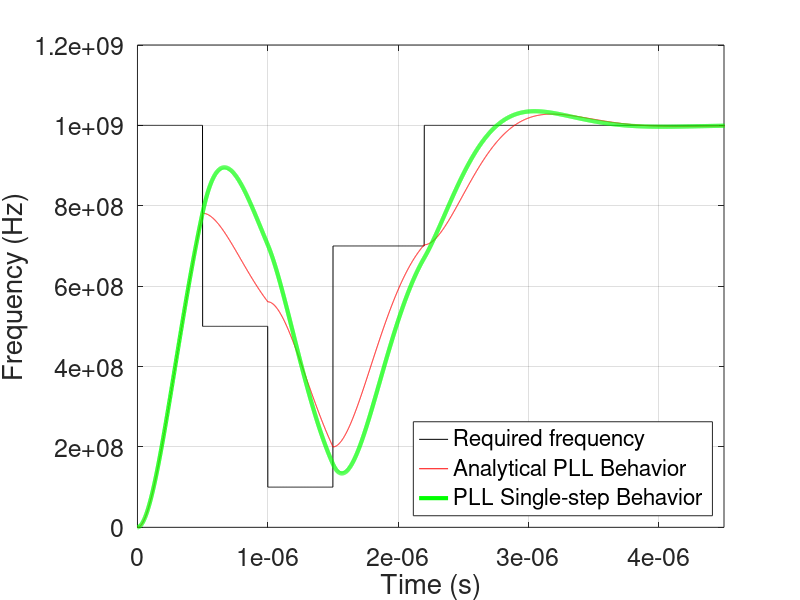

This figure's MATLAB source:
w=4*10^6;
eps=0.6;
pll_num=[1];
pll_den=[1/w^2,2*eps/w,1];
pll_tf=tf(pll_num,pll_den);

t=linspace(0,5e-6,5000);
u=[1e9];
i=2;
u_old=0;
y=[u_old,u_old];
t_internal=0;
% From the book "fondamenti di controlli automatici ; bolzern, scattolini, schiavoni"
while(i<size(t,2))

%%% u input wave form %%%%%%%%%%%
	if(i>2200)
		u(i)=1e9;
	elseif(i>1500)
		u(i)=7e8;
	elseif(i>1000)
		u(i)=1e8;
	elseif(i>500 )
		u(i)=5e8;
	else
		u(i)=1e9;
	end

%%	if(i>2800)
%%		u(i)=1e9;
%%	elseif(i>2200)
%%		u(i)=2.5e9;
%%	elseif(i>2000)
%%		u(i)=2e9;
%%	elseif(i>1000)
%%		u(i)=5e8;
%%	elseif(i>500 )
%%		u(i)=3e9;
%%	else
%%		u(i)=1e9;
%%	end
	if(u(i)~=u(i-1))
		u_old=y(i);
		t_internal=0;
	end
%%%%%%%%%%%%%%%%%%%%%%%%%%%%%%%%%

    t_internal=t_internal+1e-9;
	y(i+1)=(u_old+(u(i)-u_old)*(1-1/(sqrt(1-eps^2))*exp(-eps*w*t_internal)*sin(w*t_internal*sqrt(1-eps^2)+acos(eps))));
	
	if(i>500&& i<502)
		fprintf('i=%d u(%d)=%d u_old=%d y(%d+1)=%d \n',i,i,u(i),u_old,i,y(i+1));
	end

	i=i+1;
end
[usim]=lsim(pll_tf,u,t(:,1:end-1));
plot(t(:,1:end-1),u,'black',t,y,'r', t(:,1:end-1),usim,'g', 'linewidth',3);
set(gca(),'fontsize',18)
xlabel('Time (s)','fontsize',20);
ylabel('Frequency (Hz)','fontsize',20);
xlim([0, 4.5e-6]);
grid on;
legend('Required frequency','Analytical PLL Behavior','PLL Single-step Behavior', 'location','southeast')

%plot(t(:,1:end-1),u,'b',t,y,'r',t(:,1:end-1),usim,'g');
